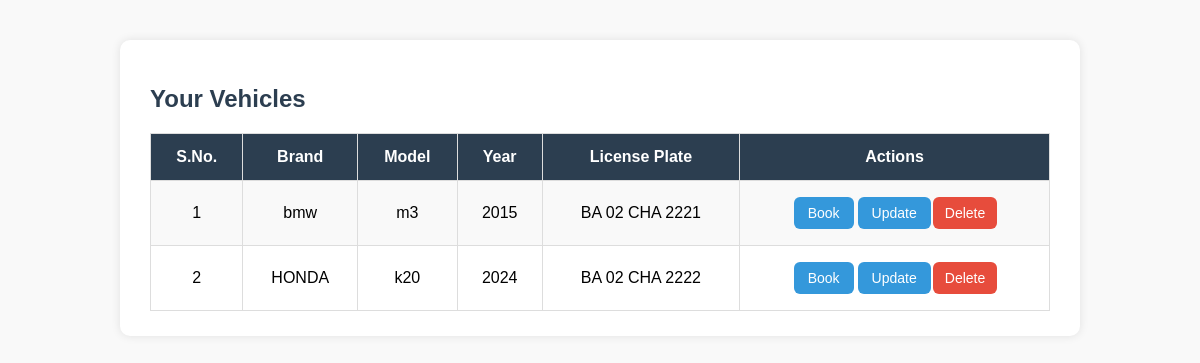
The page /userdashboard/vehicle-list.php (signed in) on the database its author committed.
### tables this page shows
CREATE TABLE `vehicles` (
  `id` int(11) NOT NULL,
  `user_id` int(11) DEFAULT NULL,
  `brand` varchar(50) NOT NULL,
  `model` varchar(50) NOT NULL,
  `year` year(4) NOT NULL,
  `license_plate` varchar(20) NOT NULL
);

### userdashboard/vehicle-list.php (the view, shortened to what this page needs)
<?php
require_once "../db.php";
$user_id = $_SESSION['user_id'];
$query = "SELECT * FROM vehicles WHERE user_id = '$user_id'";
$result = mysqli_query($conn, $query);
?>
<!DOCTYPE html>
<html lang="en">
<head>
    <link rel="stylesheet" href="CSS/vehicle-list.css">
</head>
<body>
    <div class="container">
        <h2>Your Vehicles</h2>
        <?php
        if (mysqli_num_rows($result) > 0) {
            echo '<table id="vehicleTable">';
            echo '<tr>';
            echo '<th>S.No.</th>';
            echo '<th>Brand</th>';
            echo '<th>Model</th>';
            echo '<th>Year</th>';
            echo '<th>License Plate</th>';
            echo '<th>Actions</th>';
            echo '</tr>';
            $count = 1;
            while ($row = mysqli_fetch_assoc($result)) {
                echo '<tr>';
                echo '<td>' . $count . '</td>';
                echo '<td>' . htmlspecialchars($row['brand']) . '</td>';
                echo '<td>' . htmlspecialchars($row['model']) . '</td>';
                echo '<td>' . htmlspecialchars($row['year']) . '</td>';
                echo '<td>' . htmlspecialchars($row['license_plate']) . '</td>';
                echo '<td>';
                echo '<button class="button-link" onclick="window.location.href=\'http://localhost/BCA%206th%20sem%20final/userdashboard/appointment_form.php?vehicle_id=' . $row['id'] . '\'">Book</button>';
                echo '<button class="button-link" onclick="window.parent.loadContent(\'update_vehicle.php?id=' . $row['id'] . '\')">Update</button>';
                echo '<a href="vehicle-list.php?delete_id=' . $row['id'] . '" class="delete-btn" onclick="return confirm(\'Are you sure you want to delete this vehicle?\')">Delete</a>';
                echo '</td>';
                echo '</tr>';
                $count++;
            }
            echo '</table>';
        } else {
            echo '<p class="no-vehicles">No vehicles found.</p>';
            echo '<button onclick="window.parent.loadContent(\'add-vehicle.php\')" class="add-vehicle-btn">Add Vehicle</button>';
        }
        ?>
    </div>
</body>
</html>

### userdashboard/CSS/vehicle-list.css (style rules this page uses)
body { font-family: Arial, sans-serif; margin: 0; padding: 40px; background-color: #f9f9f9; }
.container { max-width: 900px; margin: auto; background: #fff; padding: 25px 30px; border-radius: 10px; box-shadow: 0px 0px 10px rgba(0,0,0,0.1); }
h2 { color: #2c3e50; margin-bottom: 20px; }
table { width: 100%; border-collapse: collapse; font-size: 16px; }
table th, table td { padding: 14px; text-align: center; border: 1px solid #ddd; }
table th { background-color: #2c3e50; color: white; }
table tr:nth-child(even) { background-color: #f9f9f9; }
.delete-btn { background-color: #e74c3c; color: white; border: none; padding: 8px 12px; border-radius: 6px; cursor: pointer; transition: background-color 0.3s; text-decoration: none; font-size: 14px; }
.button-link { display: inline-block; padding: 8px 14px; background-color: #3498db; color: white; border: none; border-radius: 6px; font-size: 14px; cursor: pointer; transition: background-color 0.3s ease; text-decoration: none; margin: 2px; }

### rows shown on the page
vehicles: brand "bmw", model "m3", year "2015", license_plate "BA 02 CHA 2221"
vehicles: brand "HONDA", model "k20", year "2024", license_plate "BA 02 CHA 2222"
